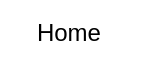
<?xml version="1.0" encoding="UTF-8"?>
<ui version="4.0">
 <class>Button</class>
 <widget class="QWidget" name="Button">
  <property name="geometry">
   <rect>
    <x>0</x>
    <y>0</y>
    <width>150</width>
    <height>66</height>
   </rect>
  </property>
  <property name="maximumSize">
   <size>
    <width>150</width>
    <height>66</height>
   </size>
  </property>
  <property name="windowTitle">
   <string>Form</string>
  </property>
  <property name="styleSheet">
   <string notr="true">background-color: white;</string>
  </property>
  <layout class="QHBoxLayout" name="horizontalLayout">
   <property name="spacing">
    <number>0</number>
   </property>
   <property name="leftMargin">
    <number>0</number>
   </property>
   <property name="topMargin">
    <number>0</number>
   </property>
   <property name="rightMargin">
    <number>0</number>
   </property>
   <property name="bottomMargin">
    <number>0</number>
   </property>
   <item>
    <widget class="QWidget" name="homeBtn" native="true">
     <property name="maximumSize">
      <size>
       <width>1000</width>
       <height>1000</height>
      </size>
     </property>
     <layout class="QHBoxLayout" name="buttonLayout_3">
      <property name="spacing">
       <number>10</number>
      </property>
      <property name="leftMargin">
       <number>20</number>
      </property>
      <property name="topMargin">
       <number>10</number>
      </property>
      <property name="rightMargin">
       <number>10</number>
      </property>
      <property name="bottomMargin">
       <number>10</number>
      </property>
      <item>
       <widget class="QLabel" name="homeIcon">
        <property name="sizePolicy">
         <sizepolicy hsizetype="Fixed" vsizetype="Fixed">
          <horstretch>0</horstretch>
          <verstretch>0</verstretch>
         </sizepolicy>
        </property>
        <property name="maximumSize">
         <size>
          <width>50</width>
          <height>50</height>
         </size>
        </property>
        <property name="text">
         <string/>
        </property>
        <property name="scaledContents">
         <bool>false</bool>
        </property>
       </widget>
      </item>
      <item>
       <widget class="QLabel" name="homeLabel">
        <property name="sizePolicy">
         <sizepolicy hsizetype="Fixed" vsizetype="Preferred">
          <horstretch>0</horstretch>
          <verstretch>0</verstretch>
         </sizepolicy>
        </property>
        <property name="font">
         <font>
          <pointsize>18</pointsize>
         </font>
        </property>
        <property name="text">
         <string>Home</string>
        </property>
        <property name="alignment">
         <set>Qt::AlignCenter</set>
        </property>
       </widget>
      </item>
      <item>
       <spacer name="horizontalSpacer">
        <property name="orientation">
         <enum>Qt::Horizontal</enum>
        </property>
        <property name="sizeHint" stdset="0">
         <size>
          <width>40</width>
          <height>20</height>
         </size>
        </property>
       </spacer>
      </item>
     </layout>
    </widget>
   </item>
  </layout>
 </widget>
 <resources/>
 <connections/>
</ui>
